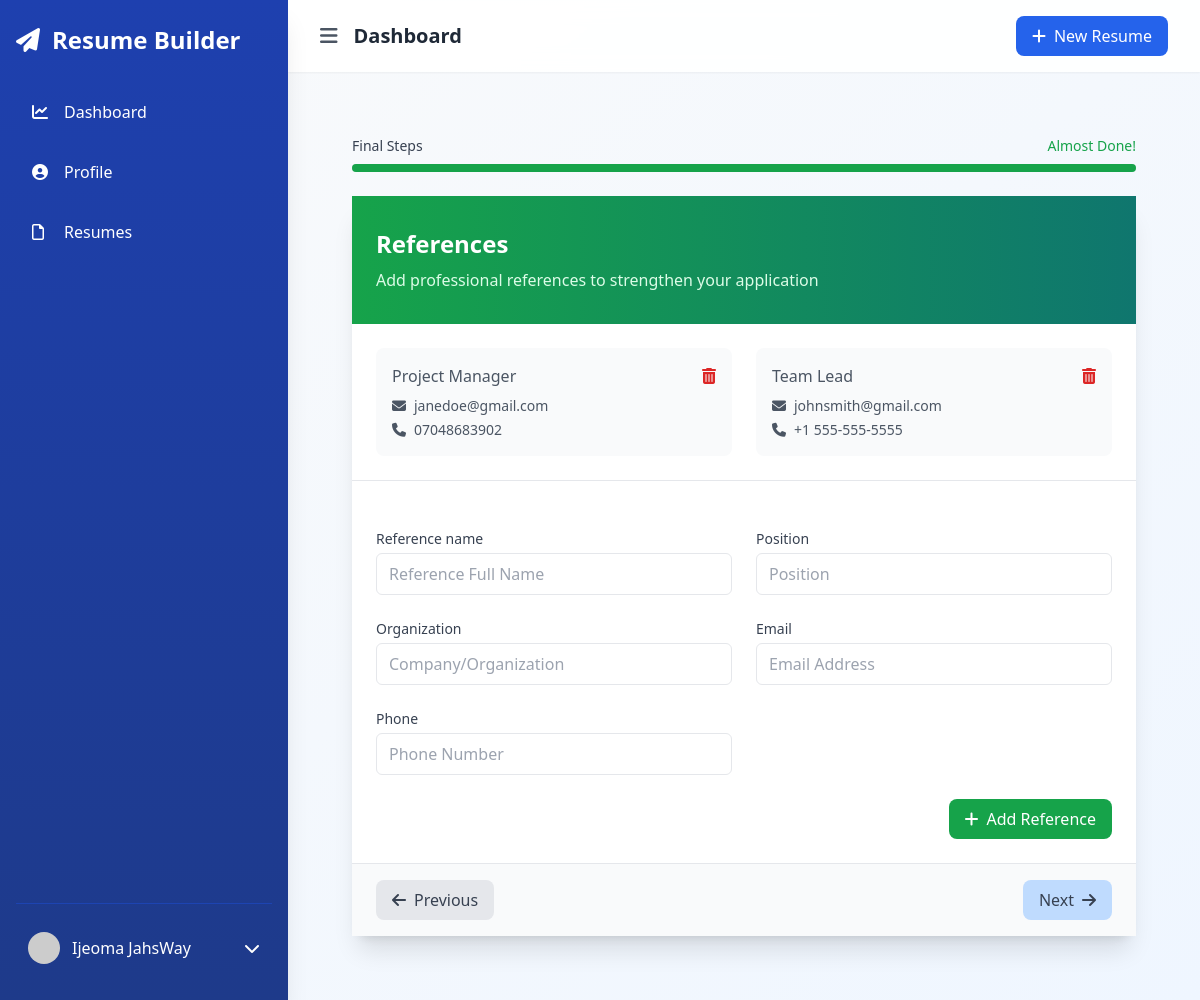
The page /resumes/novas-resume-962922d6/references/ (signed in) on the database its author committed.
### resumes/models.py (models this page shows)
class Reference(models.Model):
    resume = models.ForeignKey(Resume, related_name='references', on_delete=models.CASCADE)
    reference_name = models.CharField(max_length=255)
    position = models.CharField(max_length=255)
    organization = models.CharField(max_length=255)
    email = models.EmailField()
    phone = models.CharField(max_length=20)

### resumes/views.py (the view)
# urls.py: path('<slug:resume_slug>/references/', views.references, name='resume_references'),
@login_required
def references(request, resume_slug):
    resume = get_object_or_404(Resume, slug=resume_slug, user=request.user)
    references = resume.references.all()
    if request.method == 'POST':
        form = ReferenceForm(request.POST)
        if form.is_valid():
            reference = form.save(commit=False)
            reference.resume = resume
            reference.save()
            messages.success(request, 'Reference added successfully.')
            return redirect('resume_references', resume_slug=resume.slug)
    else:
        form = ReferenceForm()
    return render(request, 'resumes/references.html', {
        'form': form,
        'references': references,
        'resume': resume,
        'section': 'references'
    })

### core/context_processors.py (called while the page is built)
def site_settings(request):
    try:
        settings = SiteSettings.objects.first()
        templates = ResumeTemplate.objects.filter(is_active=True).order_by('?')
        return {
            'site_settings': settings,
            'featured_templates': templates
        }
    except:
        return {
            'site_settings': None,
            'featured_templates': []
        }

### resumes/templates/resumes/references.html (shortened to what this page needs)
{% extends "accounts/dashboard_base.html" %}
{% block content %}
<div class="max-w-4xl mx-auto px-4 sm:px-6 lg:px-8 py-8">
    <div class="mb-6">
        <div class="flex justify-between items-center mb-2">
            <span class="text-sm font-medium text-gray-700">Final Steps</span>
            <span class="text-sm font-medium text-green-600">Almost Done!</span>
        </div>
        <div class="h-2 bg-gray-200 rounded-full">
            <div class="h-2 bg-green-600 rounded-full" style="width: 100%"></div>
        </div>
    </div>
    <div class="bg-white rounded-2xl shadow-xl">
        <div class="bg-gradient-to-r from-green-600 to-teal-700 px-6 py-8">
            <h2 class="text-2xl font-bold text-white">References</h2>
            <p class="mt-2 text-green-100">Add professional references to strengthen your application</p>
        </div>
        {% if references %}
            <div class="p-6 border-b border-gray-200">
                <div class="grid grid-cols-1 md:grid-cols-2 gap-6">
                    {% for reference in references %}
                        <div class="bg-gray-50 rounded-lg p-4 hover:bg-gray-100 transition-colors">
                            <div class="flex justify-between">
                                <div>
                                    <p class="text-gray-600">{{ reference.position }}</p>
                                    <div class="mt-2 space-y-1">
                                        <p class="text-sm text-gray-600">
                                            <i class="fas fa-envelope mr-2"></i>{{ reference.email }}
                                        </p>
                                        <p class="text-sm text-gray-600">
                                            <i class="fas fa-phone mr-2"></i>{{ reference.phone }}
                                        </p>
                                    </div>
                                </div>
                                <form method="post" action="{% url 'delete_reference' resume.slug reference.id %}">
                                    <button type="submit" class="text-red-600 hover:text-red-800 transition-colors">
                                        <i class="fas fa-trash-alt"></i>
                                    </button>
                                </form>
                            </div>
                        </div>
                    {% endfor %}
                </div>
            </div>
        {% endif %}
        <div class="p-6">
            <form method="post" class="space-y-6">
                <div class="grid grid-cols-1 md:grid-cols-2 gap-6">
                    {% for field in form %}
                        <div class="space-y-1">
                            <label for="{{ field.id_for_label }}" class="block text-sm font-medium text-gray-700">
                                {{ field.label }}
                            </label>
                            {{ field }}
                        </div>
                    {% endfor %}
                </div>
                <div class="flex justify-end">
                    <button type="submit" class="inline-flex items-center px-4 py-2 bg-green-600 text-white rounded-lg hover:bg-green-700 transition-colors">
                        <i class="fas fa-plus mr-2"></i>Add Reference
                    </button>
                </div>
            </form>
        </div>
        <div class="px-6 py-4 bg-gray-50 border-t border-gray-200 flex justify-between">
            <a href="{% url 'resume_languages' resume.slug %}" class="inline-flex items-center px-4 py-2 bg-gray-200 text-gray-700 rounded-lg hover:bg-gray-300 transition-colors">
                <i class="fas fa-arrow-left mr-2"></i>Previous
            </a>
            <a href="{% url 'resume_custom_sections' resume.slug %}" class="inline-flex items-center px-4 py-2 bg-blue-200 text-gray-700 rounded-lg hover:bg-blue-300 transition-colors">
                Next<i class="fas fa-arrow-right ml-2"></i>
            </a>
        </div>
    </div>
</div>
{% endblock %}

### accounts/templates/accounts/dashboard_base.html (shortened to what this page needs)
<!DOCTYPE html>
<html lang="en">
<head>
    <script src="https://cdn.tailwindcss.com"></script>
    <link rel="stylesheet" href="https://cdnjs.cloudflare.com/ajax/libs/font-awesome/6.4.0/css/all.min.css">
</head>
<body class="bg-gradient-to-br from-gray-50 to-blue-50"
      x-data="{
          sidebarOpen: localStorage.getItem('sidebarOpen') === 'true' || window.innerWidth > 768,
          theme: localStorage.getItem('theme') || 'light'
      }"
      x-init="$watch('sidebarOpen', value => localStorage.setItem('sidebarOpen', value))">
    <div class="min-h-screen flex">
        <aside x-cloak
               :class="{'translate-x-0': sidebarOpen, '-translate-x-full hidden': !sidebarOpen}"
               class="fixed md:relative bg-gradient-to-b from-blue-800 to-blue-900 text-white w-72 min-h-screen z-30 sidebar-transition shadow-xl">
            <div class="h-full flex flex-col px-4 py-6">
                <div class="flex items-center justify-between mb-8">
                    <a href="{% url 'home' %}" class="text-2xl font-bold flex items-center group">
                        <i class="fas fa-paper-plane mr-3 transform group-hover:rotate-12 transition-transform"></i>
                        <span class="group-hover:text-blue-200 transition-colors">Resume Builder</span>
                    </a>
                </div>
                <nav class="flex-1">
                    <ul class="space-y-3">
                        <li x-data="{ isHovered: false }">
                            <a href="{% url 'dashboard' %}"
                               @mouseenter="isHovered = true"
                               @mouseleave="isHovered = false"
                               class="flex items-center py-3 px-4 rounded-lg transition-all duration-200 hover:bg-blue-700/50 relative overflow-hidden
                                    {% if request.path == '/dashboard/' %}bg-blue-700 border-l-4 border-white{% endif %}">
                                <i class="fas fa-chart-line w-5"></i>
                                <span class="ml-3">Dashboard</span>
                            </a>
                        </li>
                        <li x-data="{ isHovered: false }">
                            <a href="{% url 'update_profile' %}"
                               @mouseenter="isHovered = true"
                               @mouseleave="isHovered = false"
                               class="flex items-center py-3 px-4 rounded-lg transition-all duration-200 hover:bg-blue-700/50 relative overflow-hidden
                                    {% if request.path == '/profile/update/' %}bg-blue-700 border-l-4 border-white{% endif %}">
                                <i class="fas fa-user-circle w-5"></i>
                                <span class="ml-3">Profile</span>
                            </a>
                        </li>
                        <li x-data="{ isHovered: false }">
                            <a href="{% url 'resume_list' %}"
                               @mouseenter="isHovered = true"
                               @mouseleave="isHovered = false"
                               class="flex items-center py-3 px-4 rounded-lg transition-all duration-200 hover:bg-blue-700/50 relative overflow-hidden
                                    {% if request.path == '/resume_list/' %}bg-blue-700 border-l-4 border-white{% endif %}">
                                <i class="fa-regular fa-file w-5"></i>
                                <span class="ml-3">Resumes</span>
                            </a>
                        </li>
                    </ul>
                </nav>
                <div class="border-t border-blue-700/50 pt-4 space-y-2">
                    <div x-data="{ userMenuOpen: false }" class="relative">
                        <button @click="userMenuOpen = !userMenuOpen"
                                class="w-full flex items-center justify-between p-3 rounded-lg hover:bg-blue-700/50 transition-colors">
                            <div class="flex items-center">
                                <img src="{{ user.profile.profile_picture.url|default:'https://placehold.co/40x40' }}"
                                     alt="Profile"
                                     class="w-8 h-8 rounded-full object-cover">
                                <span class="ml-3">{{ user.get_full_name|default:user.username }}</span>
                            </div>
                            <i class="fas fa-chevron-down transition-transform"
                               :class="{ 'transform rotate-180': userMenuOpen }"></i>
                        </button>
                    </div>
                </div>
            </div>
        </aside>
        <div class="flex-1 flex flex-col min-h-screen w-full transition-all duration-300">
            <header class="glass-effect shadow-sm sticky top-0 z-10">
                <div class="flex justify-between items-center px-4 md:px-8 py-4">
                    <div class="flex items-center">
                        <button @click="sidebarOpen = !sidebarOpen"
                                class="text-gray-600 hover:text-gray-900 transition-colors">
                            <i class="fas fa-bars text-xl"></i>
                        </button>
                        <h1 class="ml-4 text-xl font-semibold text-gray-800">{% block header %}Dashboard{% endblock %}</h1>
                    </div>
                    <div class="flex items-center space-x-4">
                        <a href="{% url 'create_resume' %}"
                           class="bg-blue-600 text-white px-4 py-2 rounded-lg hover:bg-blue-700 transition-colors">
                            <i class="fas fa-plus mr-2"></i>New Resume
                        </a>
                    </div>
                </div>
            </header>
            <main class="flex-1 p-4 md:p-8">
                {% block content %}{% endblock %}
            </main>
        </div>
    </div>
</body>
</html>

### accounts/templates/accounts/dashboard_base.html (style rules this page uses)
.sidebar-transition { transition: all 0.3s cubic-bezier(0.4, 0, 0.2, 1); }
.glass-effect { background: rgba(255, 255, 255, 0.9); backdrop-filter: blur(10px); -webkit-backdrop-filter: blur(10px); }

### rows shown on the page
Reference: position "Project Manager", email "janedoe@gmail.com", phone "07048683902"
Reference: position "Team Lead", email "johnsmith@gmail.com", phone "+1 555-555-5555"

### other values the page prints
{{ user.get_full_name|default:user.username }} "Ijeoma JahsWay"
{{ field.label }} "Reference name" "Position" "Organization" "Email" "Phone"
